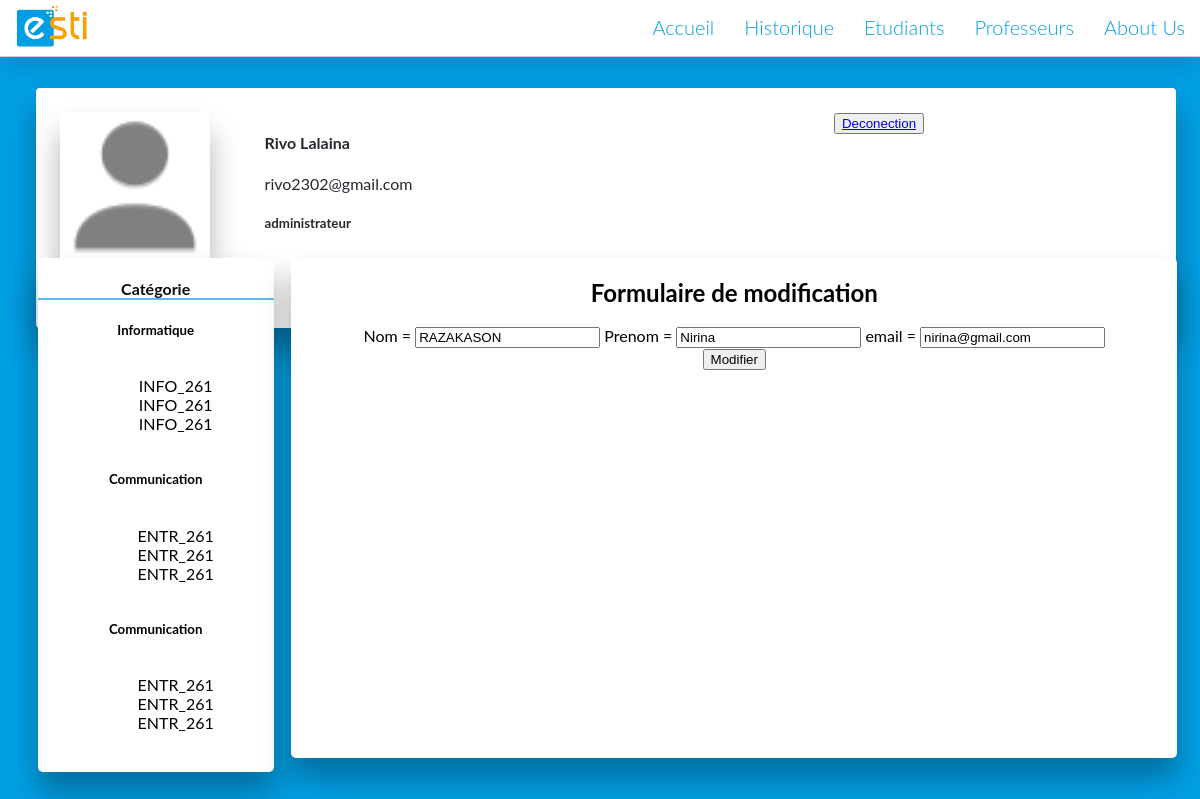
/index.php?action=modifier&type=etudiant&id=10 (signed in), run on the app's committed database.
### tables this page shows
CREATE TABLE `user` (
  `id` int NOT NULL,
  `nom` char(50) NOT NULL,
  `prenom` char(50) NOT NULL,
  `email` varchar(50) NOT NULL,
  `mdp` varchar(250) NOT NULL,
  `profile` varchar(50) DEFAULT NULL,
  `idType` int NOT NULL
);

### Controller/controller.php (called while the page is built, shortened)
<?php
    require_once ("Models/M_user.php");
    function modifier($id){
        $user = new user();
        $details = $user -> details($id);
        require("Views/modifier.php");
    }

### Models/M_options.php (called while the page is built, shortened)
<?php
class options extends CONNECT_BDD
{
    public function list_option ($type){
        $bdd = $this -> dbconnect();
        $query = $bdd -> prepare ("SELECT nom , lien FROM options WHERE idType = ? ORDER BY id DESC");
        $query -> execute(array($type,));
        $nom = array ();
        $lien = array();
        while ($data = $query -> fetch()){
            array_push($lien, $data["lien"]);
            array_push($nom, $data["nom"]);
        }
        return [$lien, $nom];
    }
}

### Models/M_user.php (called while the page is built, shortened)
<?php
class user extends CONNECT_BDD
{
    public function details($id){
        $bdd = $this -> dbConnect();
        $sql = $bdd -> prepare ("SELECT id, nom ,prenom ,email   FROM user U WHERE U.id = ? LIMIT 1") ;
        $sql -> execute (array ($id   ,));
        $query =$sql -> fetch();
        $result = array ();
        array_push($result, $query["id"]);
        array_push($result, $query["nom"]);
        array_push($result, $query["prenom"]);
        array_push($result, $query["email"]);
        return $result;
   }
}

### Views/modifier.php (the view, shortened to what this page needs)
<!DOCTYPE html>
<html lang="en">
<head>
</head>
<body>
</body>
</html>
<!DOCTYPE html>
<html>
	<head lang="fr">
		<link rel="stylesheet" type="text/css" href="Assets/css/template.css">
	</head>
  	<body>
		<header id="header">
				<nav class="menu">
					<img src="Assets/img/logo.png" id="logo" alt="Logo ESTI">
					<?php
						require_once ("Models/M_options.php");
						$type = $_SESSION["idType"];
						$ls = $options -> list_option ($type);
						foreach ($ls[0] as $key => $value) {
							echo "<a href='".$ls[0][$key] ."'class='options'>".$ls[1][$key]."</a>";
						}
					?>
				</nav>
		</header>
		<div class="nav">
			<div id="container-user">
				<div id="user-avatar">
					<img src=<?php echo ($_SESSION["profile"]);?> id="avatar" alt="-votre-avatar">
				</div>
				<div id="user-info">
					<h4 id="name"><?php echo ($_SESSION["prenom"]);?></h4>
					<span id="email"><?php echo ($_SESSION["email"]);?></span>
					<h5 id="fontion"><?php echo ($_SESSION["type"]);?></h5>
				</div>
			</div>
			<div id="container-tool">
				<button id="logout-btn"><a href="index.php?action=deconnecter">Deconection</a></button>
			</div>
		</div>
			<main>
				<section id="panel" class="card">
					<h4>Catégorie</h4>
						<h5>Informatique</h5>
							<ul>
								<li>INFO_261</li>
								<li>INFO_261</li>
								<li>INFO_261</li>
							</ul>
						<h5>Communication</h5>
							<ul>
								<li>ENTR_261</li>
								<li>ENTR_261</li>
								<li>ENTR_261</li>
							</ul>
						<h5>Communication</h5>
							<ul>
								<li>ENTR_261</li>
								<li>ENTR_261</li>
								<li>ENTR_261</li>
							</ul>
				</section>
				<section id="central" class="card">
                    <h1>Formulaire de modification</h1>
                    <form action="index.php?action=update" method="post">
                            Nom = <input type="text" name="nom" id="" value = <?=$details[1]?>>
                            Prenom  =  <input type="text" name="prenom" id="" value = <?=$details[2]?>>
                            email =  <input type="text" name="email" id="" value = <?=$details[3]?>>
                            <br>
                        <input type="submit" value="Modifier">
                    </form>
				</section>
			</main>
	</body>
</html>

### Assets/css/template.css (style rules this page uses)
html { background-color: #009FE3; }
body { color: #eee; font-family: 'Lato', sans-serif; font-size: 62.5%; padding: 0 20px; }
#header { position: absolute; top: 0; left: 0; width: 100%; right: 0; }
.menu { background-color: #ffff; border-bottom: 1px solid #0003; box-shadow: 0 0 32px #0003; font-size: 2em; font-weight: 300; width: 100%; height: 10%; display: inline-block; padding-left: 1% }
.menu > a { color: #009FE3; padding: .75em; text-align: center; text-decoration: none; bottom: 0; float: right; border-bottom: 2px solid #ffff; }
#logo { float: left; width:80px; }
* { box-sizing: border-box; }
.nav { display: inline-block; background-color: #ffff; width: 95%; font-size: medium; min-height: 30%; padding: 2%; color: #24282F; border-radius: 4px; box-shadow: 0 20px 30px 0 rgba(0,0,0,0.3); position: absolute; top: 11%; left: 3%; right: 0; text-align: center; }
#avatar { width:150px; border-radius: 5px; box-shadow: 0 20px 30px 0 rgba(0,0,0,0.3); }
#container-user { width: 50%; float: left; }
#user-avatar { float: left; }
#user-info { text-align: left; float: left; padding-left: 10%; height: 30%; }
main { font-size: medium; position: absolute; margin-top:20%; color: black; width: 100%; padding : 0.8%; }
.card { text-align: center; background-color: white; border-radius: 5px; background: #fff; box-shadow: 0 20px 30px 0 rgba(0,0,0,0.3); padding-bottom: 2%; min-height: 500px; }
#panel { float:left; width: 20%; }
section>h4 { text-align: center; color: #0d0d0d; border-bottom: 2px solid #5fbae9; }
#central { margin-right: 3.5%; float:right; width: 75%; }
section>ul { list-style: none; display: inline-block; }

### data on the page
user: nom "RAZAKASON", prenom "Nirina", email "nirina@gmail.com"

### other printed values
$ls[1][$key] "About Us"
$ls[1][$key] "Professeurs"
$ls[1][$key] "Etudiants"
$ls[1][$key] "Historique"
$ls[1][$key] "Accueil"
$_SESSION["prenom"] "Rivo Lalaina"
$_SESSION["email"] "rivo2302@gmail.com"
$_SESSION["type"] "administrateur"
